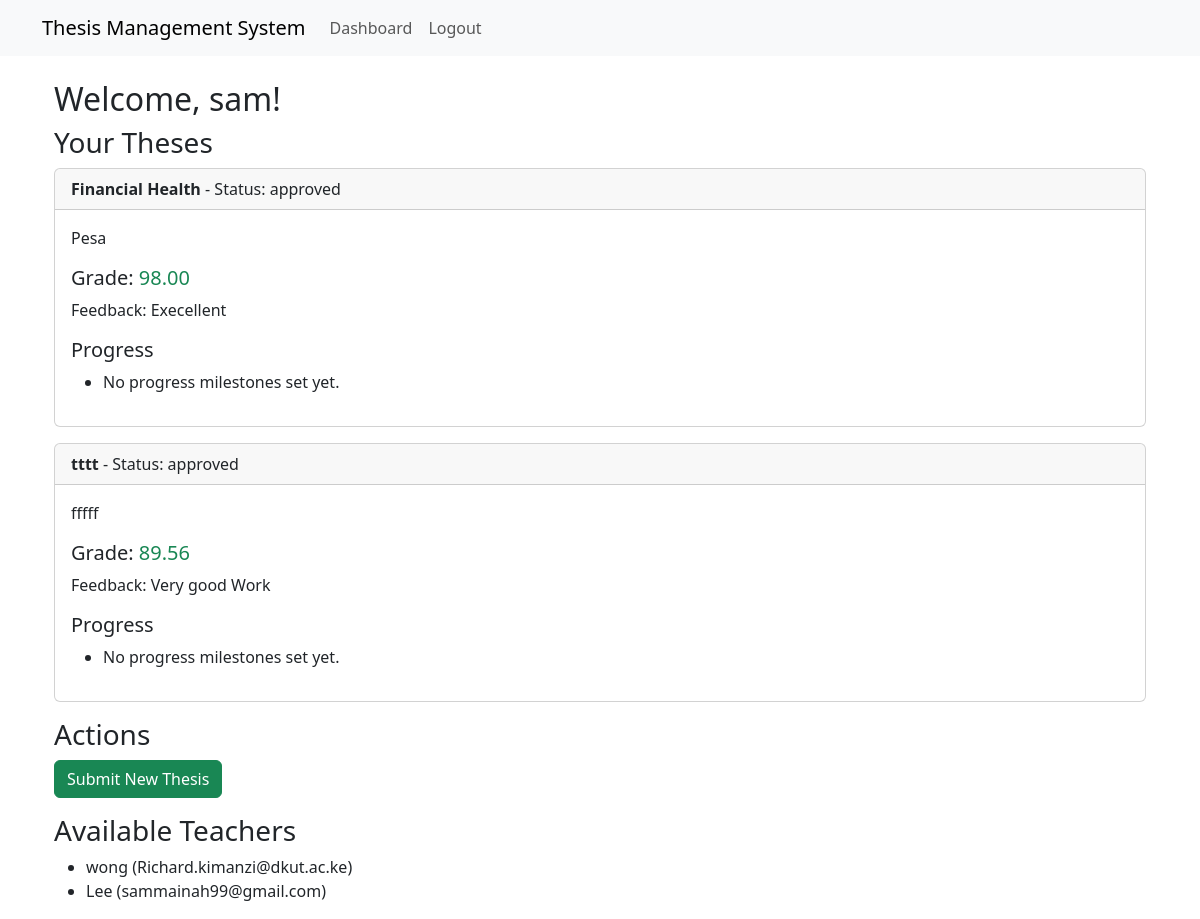
The page /theses/dashboard/ (signed in) on the database its author committed.
### users/models.py (models this page shows)
class CustomUser(AbstractUser):
    ROLE_CHOICES = (
        ('student', 'Student'),
        ('teacher', 'Teacher'),
        ('admin', 'Admin'),
    )
    role = models.CharField(max_length=10, choices=ROLE_CHOICES, default='student')

### theses/models.py (models this page shows, shortened)
class Thesis(models.Model):
    STATUS_CHOICES = [
        ('pending', 'Pending'),
        ('approved', 'Approved'),
        ('rejected', 'Rejected'),
    ]
    title = models.CharField(max_length=255)
    abstract = models.TextField()
    file = models.FileField(upload_to='theses/')
    status = models.CharField(max_length=10, choices=STATUS_CHOICES, default='pending')
    feedback = models.TextField(blank=True, null=True)
    student = models.ForeignKey(CustomUser, on_delete=models.CASCADE, related_name='theses')
    teacher = models.ForeignKey(
        CustomUser,
        on_delete=models.SET_NULL,
        null=True,
        blank=True,
        related_name='assigned_theses',
        limit_choices_to={'role': 'teacher'},  # Only teachers appear in the dropdown
    )
    created_at = models.DateTimeField(auto_now_add=True)

### grading/models.py (models this page shows, shortened)
class Grade(models.Model):
    thesis = models.OneToOneField(Thesis, on_delete=models.CASCADE, related_name='grade')
    score = models.DecimalField(max_digits=5, decimal_places=2)  # Score out of 100
    feedback = models.TextField()
    graded_at = models.DateTimeField(auto_now_add=True)

### theses/views.py (the view, shortened to what this page needs)
# urls.py: path('dashboard/', dashboard_view, name='dashboard'),
@login_required
def dashboard_view(request):
    if request.user.role == 'student':
        theses = Thesis.objects.filter(student=request.user)
        teachers = CustomUser.objects.filter(role='teacher')  # Fetch all teachers
        return render(request, 'theses/student_dashboard.html', {'theses': theses, 'teachers': teachers})
    else:
        return render(request, 'theses/admin_dashboard.html')

### templates/theses/student_dashboard.html (shortened to what this page needs)
{% extends 'base.html' %}
{% block content %}
<div class="container">
    <h2>Welcome, {{ user.username }}!</h2>
    <h3>Your Theses</h3>
    {% for thesis in theses %}
        <div class="card mb-3">
            <div class="card-header">
                <strong>{{ thesis.title }}</strong> - Status: {{ thesis.status }}
            </div>
            <div class="card-body">
                <p>{{ thesis.abstract }}</p>
                {% if thesis.grade %}
                    <h5>Grade: <span class="text-success">{{ thesis.grade.score }}</span></h5>
                    <p>Feedback: {{ thesis.grade.feedback }}</p>
                {% else %}
                    <h5 class="text-warning">Not Graded Yet</h5>
                {% endif %}
                <h5>Progress</h5>
                <ul>
                    {% for progress in thesis.progress.all %}
                        <li>
                            {{ progress.milestone }}
                            - Due Date: {{ progress.due_date }}
                            - Status:
                            <span class="{% if progress.completed %}text-success{% else %}text-warning{% endif %}">
                                {% if progress.completed %}Completed{% else %}Pending{% endif %}
                            </span>
                        </li>
                    {% empty %}
                        <li>No progress milestones set yet.</li>
                    {% endfor %}
                </ul>
            </div>
        </div>
    {% endfor %}
    <h3>Actions</h3>
    <div class="mb-3">
        <a href="{% url 'thesis_upload' %}" class="btn btn-success">Submit New Thesis</a>
    </div>
    <h3>Available Teachers</h3>
    <ul>
        {% for teacher in teachers %}
            <li>{{ teacher.username }} ({{ teacher.email }})</li>
        {% endfor %}
    </ul>
</div>
{% endblock %}

### rows shown on the page
CustomUser: username "sam"
Thesis: title "Financial Health", status "approved", abstract "Pesa", grade.score "98.00", grade.feedback "Execellent"
Thesis: title "tttt", status "approved", abstract "fffff", grade.score "89.56", grade.feedback "Very good Work"
CustomUser: username "wong", email "Richard.kimanzi@dkut.ac.ke"
CustomUser: username "Lee", email "sammainah99@gmail.com"
